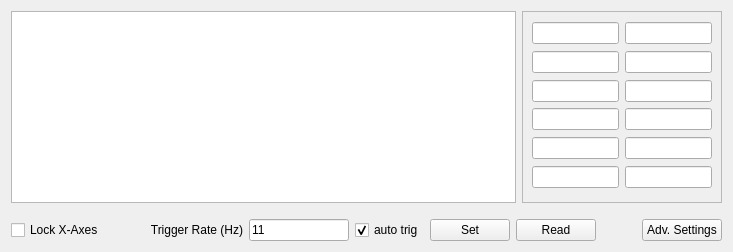
      <widget class="QWidget" name="tab_Pulses">
       <attribute name="title">
        <string>Pulse Control</string>
       </attribute>
       <attribute name="toolTip">
        <string>&lt;html&gt;&lt;head/&gt;&lt;body&gt;&lt;p&gt;&lt;span style=&quot; font-weight:600;&quot;&gt;Jet GUI - Pulse Control&lt;/span&gt;&lt;/p&gt;&lt;p&gt;&lt;span style=&quot; font-style:italic;&quot;&gt;Usage&lt;/span&gt;:&lt;br/&gt;Control all the parameters relevant to the delay generator and TTL pulses that&lt;br/&gt;trigger various other instruments.&lt;/p&gt;&lt;p&gt;&lt;span style=&quot; font-style:italic;&quot;&gt;Keyboard Shortcuts&lt;/span&gt;:&lt;br/&gt;Escape - Exit the GUI&lt;br/&gt;Ctrl+PgDwn / Ctrl+Tab - Next tab&lt;br/&gt;Ctrl+PgUp / Ctrl+Shift+Tab - Previous tab&lt;br/&gt;Ctrl+R - Read current settings from the instrument&lt;br/&gt;Ctrl+S - Set current setttings to the instrument&lt;/p&gt;&lt;p&gt;&lt;span style=&quot; font-style:italic;&quot;&gt;Mouse Shortcuts&lt;/span&gt;:&lt;br/&gt;(nothing special)&lt;/p&gt;&lt;/body&gt;&lt;/html&gt;</string>
       </attribute>
       <layout class="QGridLayout" name="gridLayout_15">
        <item row="0" column="0">
         <layout class="QHBoxLayout" name="layout_PulseView">
          <item>
           <widget class="GraphicsLayoutWidget" name="PulsePlotWidget"/>
          </item>
          <item>
           <widget class="QFrame" name="frame_PulseEdges">
            <property name="maximumSize">
             <size>
              <width>200</width>
              <height>16777215</height>
             </size>
            </property>
            <property name="frameShape">
             <enum>QFrame::StyledPanel</enum>
            </property>
            <property name="frameShadow">
             <enum>QFrame::Raised</enum>
            </property>
            <layout class="QVBoxLayout" name="verticalLayout_35">
             <item>
              <layout class="QHBoxLayout" name="layout_PulseValve">
               <item>
                <widget class="QLineEdit" name="txt_PulseValve_start"/>
               </item>
               <item>
                <widget class="QLineEdit" name="txt_PulseValve_end"/>
               </item>
              </layout>
             </item>
             <item>
              <layout class="QHBoxLayout" name="layout_PulseLockinSingle">
               <item>
                <widget class="QLineEdit" name="txt_PulseLockinSingle_start"/>
               </item>
               <item>
                <widget class="QLineEdit" name="txt_PulseLockinSingle_end"/>
               </item>
              </layout>
             </item>
             <item>
              <layout class="QGridLayout" name="layout_PulseLockinSWTrig">
               <item row="0" column="0">
                <widget class="QLineEdit" name="txt_PulseLockinInt_start"/>
               </item>
               <item row="0" column="1">
                <widget class="QLineEdit" name="txt_PulseLockinInt_end"/>
               </item>
               <item row="1" column="0">
                <widget class="QLineEdit" name="txt_PulseLockinBase_start"/>
               </item>
               <item row="1" column="1">
                <widget class="QLineEdit" name="txt_PulseLockinBase_end"/>
               </item>
              </layout>
             </item>
             <item>
              <layout class="QHBoxLayout" name="layout_PulseHV">
               <item>
                <widget class="QLineEdit" name="txt_PulseHV_start"/>
               </item>
               <item>
                <widget class="QLineEdit" name="txt_PulseHV_end"/>
               </item>
              </layout>
             </item>
             <item>
              <layout class="QHBoxLayout" name="layout_PulseDG4">
               <item>
                <widget class="QLineEdit" name="txt_PulseDG4_start"/>
               </item>
               <item>
                <widget class="QLineEdit" name="txt_PulseDG4_end"/>
               </item>
              </layout>
             </item>
            </layout>
           </widget>
          </item>
         </layout>
        </item>
        <item row="1" column="0">
         <layout class="QHBoxLayout" name="horizontalLayout_20">
          <property name="topMargin">
           <number>10</number>
          </property>
          <item>
           <widget class="QCheckBox" name="check_LockPulsePlotAxes">
            <property name="text">
             <string>Lock X-Axes</string>
            </property>
           </widget>
          </item>
          <item>
           <spacer name="horizontalSpacer_19">
            <property name="orientation">
             <enum>Qt::Horizontal</enum>
            </property>
            <property name="sizeHint" stdset="0">
             <size>
              <width>40</width>
              <height>20</height>
             </size>
            </property>
           </spacer>
          </item>
          <item>
           <widget class="QLabel" name="label_DGTriggerRate">
            <property name="text">
             <string>Trigger Rate (Hz)</string>
            </property>
            <property name="alignment">
             <set>Qt::AlignRight|Qt::AlignTrailing|Qt::AlignVCenter</set>
            </property>
           </widget>
          </item>
          <item>
           <widget class="QLineEdit" name="txt_DGTriggerRate">
            <property name="maximumSize">
             <size>
              <width>100</width>
              <height>16777215</height>
             </size>
            </property>
            <property name="text">
             <string>11</string>
            </property>
           </widget>
          </item>
          <item>
           <widget class="QCheckBox" name="check_DGAutoTrig">
            <property name="text">
             <string>auto trig</string>
            </property>
            <property name="checked">
             <bool>true</bool>
            </property>
           </widget>
          </item>
          <item>
           <widget class="QPushButton" name="btn_DGSetValues">
            <property name="text">
             <string>Set</string>
            </property>
           </widget>
          </item>
          <item>
           <widget class="QPushButton" name="btn_DGReadValues">
            <property name="text">
             <string>Read</string>
            </property>
           </widget>
          </item>
          <item>
           <spacer name="horizontalSpacer_20">
            <property name="orientation">
             <enum>Qt::Horizontal</enum>
            </property>
            <property name="sizeHint" stdset="0">
             <size>
              <width>40</width>
              <height>20</height>
             </size>
            </property>
           </spacer>
          </item>
          <item>
           <widget class="QPushButton" name="btn_AdvSettingsDG">
            <property name="text">
             <string>Adv. Settings</string>
            </property>
           </widget>
          </item>
         </layout>
        </item>
       </layout>
      </widget>
